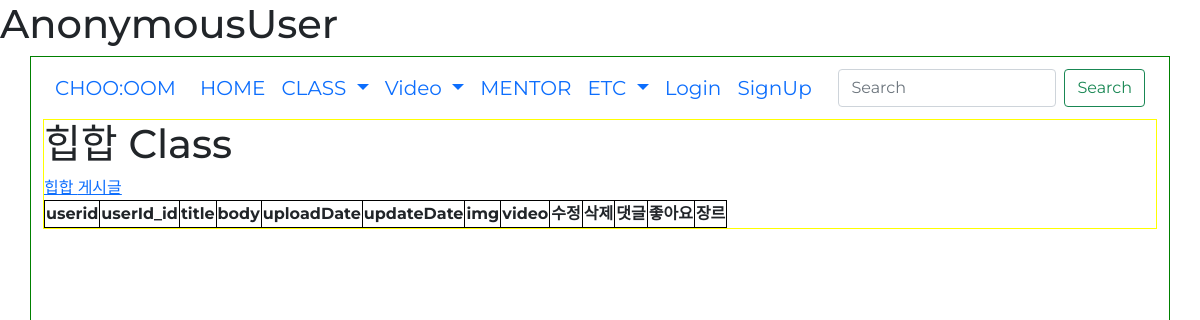
Before: /genre_course?genre_id=1 with the older database file.
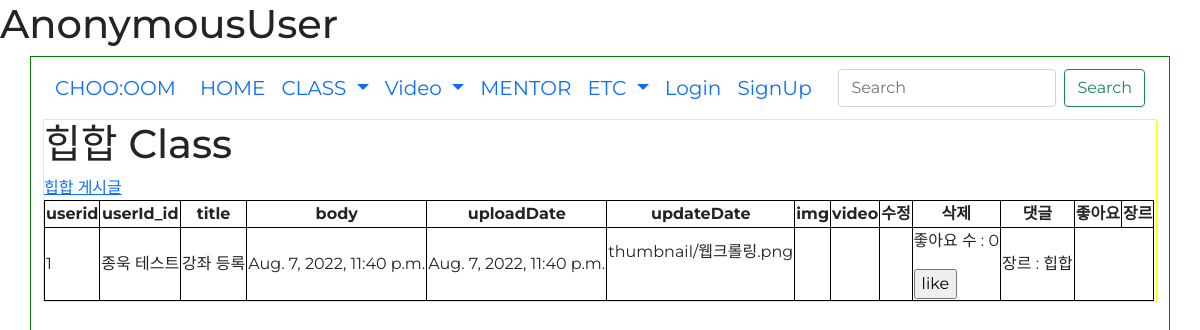
After: the same page with the newer database file.
### danceapp/models.py (models this page shows, shortened)
class Genre(models.Model):
    id = models.AutoField(primary_key=True, null=False) # pk
    name = models.CharField(max_length=20) # 장르 이름
    def __str__(self):
        return self.name

class Course(models.Model):
    userId = models.ForeignKey(userProfile, on_delete=models.CASCADE)
    title = models.CharField(max_length=200) # 제목
    body = models.TextField() # 게시물 설명
    uploadDate = models.DateTimeField(auto_now_add=True) # 처음 업로드 시간
    updateDate = models.DateTimeField(auto_now=True) # 수정 시간
    photo = models.ImageField(blank=True, null=True, upload_to='thumbnail') # 썸네일 # upload_to : static/blog_photo 로 저장해줘
    video = models.FileField(blank=True, null=True, upload_to='video') # 배포시에는 models.FilePathField()사용
    genreName = models.ForeignKey(Genre, null=True, on_delete=models.CASCADE) # 장르
    likes_user = models.ManyToManyField(userProfile, related_name='likes_course', blank=True) # 좋아요 누른 사람
    likes_count = models.PositiveIntegerField(default=0)
    register_user = models.ManyToManyField(userProfile, related_name='register_user', blank=True)
    register_count = models.PositiveIntegerField(default=0)
    maxRegCount = models.IntegerField(default=0, null=False)
    startDate = models.DateField(auto_now=False, auto_now_add=False)

### danceapp/views.py (the view)
# urls.py: path('genre_course', views.genre_course, name='genre_course'),
def genre_course(request):
    genre_id = request.GET.get('genre_id', None)
    genre = Genre.objects.get(id=int(genre_id))
    courses = Course.objects.filter().order_by('-updateDate')
    comment_form = CommentForm()
    context = {
        'genre':genre,
        'courses':courses,
        'comment_form':comment_form,
    }
    return render(request, 'genre_course.html', context)

### danceapp/forms.py
class CommentForm(forms.ModelForm):
    class Meta:
        model = Comment
        fields = ['comment']
    def __init__(self, *args, **kwargs):
        super(CommentForm, self).__init__(*args, **kwargs)
        self.fields['comment'].widget.attrs = {
            'class': 'form-control',
            'placeholder': "댓글 입력",
            'rows':2
        }

### danceapp/templates/genre_course.html (shortened to what this page needs)
{% extends 'base.html' %}
{% block content %}
{% load static %}
<h1>{{ genre.name }} Class</h1>
<a href="{% url 'genre_post' %}?genre_id={{genre.id}}">{{ genre.name}} 게시글</a>
<table border="1">
    <tr>
        <th>userid</th>
        <th>userId_id</th>
        <th>title</th>
        <th>body</th>
        <th>uploadDate</th>
        <th>updateDate</th>
        <th>img</th>
        <th>video</th>
        <th>수정</th>
        <th>삭제</th>
        <th>댓글</th>
        <th>좋아요</th>
        <th>장르</th>
    </tr>
    {% for course in courses %}
    {% if course.genreName.name == genre.name %}
    <tr>
        <td>{{ course.userId_id }}</td>
        <td>{{ course.title }}</td>
        <td>{{ course.body }}</td>
        <td>{{ course.uploadDate }}</td>
        <td>{{ course.updateDate }}</td>
        <td>
            {% if course.photo %}
            {{ course.photo }} <br>
            {% endif %}
        </td>
        <td>
        </td>
        <td>
        </td>
        <td>
        </td>
        <td>
            <form action="{% url 'course_likes' course.id %}" method="">
                <p>
                    좋아요 수 : {{ course.likes_count }}
                </p>
                {% if request.user in course.likes_user.all %}
                <input type="submit" value="dislike">
                {% else %}
                <input type="submit" value="like">
                {% endif %}
            </form>
        </td>
        <td>장르 : {{course.genreName}}</td>
    </tr>
    {% endif %}
    {% endfor %}
</table>
{% endblock %}

### danceapp/templates/base.html (shortened to what this page needs)
{% load static %}
<!DOCTYPE html>
<html lang="en">
<head>
    <link rel="stylesheet" href="{% static 'css/index.css' %}">
    <link href="https://cdn.jsdelivr.net/npm/bootstrap@5.1.3/dist/css/bootstrap.min.css" rel="stylesheet"
>
</head>
<body id="body">
    <h1>{{request.user}}</h1>
    <div class="container" id="main-container">
        <nav class="navbar navbar-expand-lg " id="nav-bar">
            <div class="container-fluid">
                <a class="navbar-brand" href="{% url 'index' %}">CHOO:OOM</a>
                <div class="collapse navbar-collapse" id="navbarSupportedContent">
                    <ul class="navbar-nav me-auto mb-2 mb-lg-0">
                        <li class="nav-item">
                            <a class="nav-link active" aria-current="page" href="{% url 'index' %}">HOME</a>
                        </li>
                        <li class="nav-item dropdown">
                            <a class="nav-link dropdown-toggle" href="#" id="navbarDropdown" role="button"
                                data-bs-toggle="dropdown" aria-expanded="false">
                                CLASS
                            </a>
                        </li>
                        <li class="nav-item dropdown">
                            <a class="nav-link dropdown-toggle" href="#" id="navbarDropdown" role="button"
                                data-bs-toggle="dropdown" aria-expanded="false">
                                Video
                            </a>
                        </li>
                        <li class="nav-item">
                            <a class="nav-link" href="#">MENTOR</a>
                        </li>
                        <li class="nav-item dropdown">
                            <a class="nav-link dropdown-toggle" href="#" id="navbarDropdown" role="button"
                                data-bs-toggle="dropdown" aria-expanded="false">
                                ETC
                            </a>
                        </li>
                        <li class="nav-item">
                            {% if request.user.is_authenticated %}
                            <a class="nav-link" href="{% url 'logout' %}">LogOut</a>
                            {% else %}
                            <a class="nav-link" href="{% url 'login' %}">Login</a>
                            {% endif %}
                        </li>
                        <li class="nav-item">
                            <a class="nav-link" href="{% url 'signup' %}">SignUp</a>
                        </li>
                    </ul>
                    <form class="d-flex">
                        <input class="form-control me-2" type="search" placeholder="Search" aria-label="Search">
                        <button class="btn btn-outline-success" type="submit">Search</button>
                    </form>
                </div>
            </div>
        </nav>
        <div class="container-fulid" id="main-body-container">
            {% block content %}
            {% endblock %}
        </div>
    </div>
</body>
</html>

### static/css/index.css (style rules this page uses)
* { font-family: 'Montserrat'; }
#main-container { background-size: cover; background-attachment: fixed; height: 100vh; display: flex; flex-direction: column; border: 1px solid green; }
#nav-bar { background-color: transparent; text-decoration: none; font-size: 20px; }
#main-body-container { border: 1px solid yellow; }
.container { padding-right: 30px; padding-left: 30px; margin-right: auto; margin-left: auto; }

### danceapp/templates/base.html (style rules this page uses)
table { border: 1px solid black; }
td, th { border: 1px solid black; }
th { text-align: center; }

Changed rows visible on the page:
added Course: userId_id "1", title "종욱 테스트", body "강좌 등록", uploadDate "Aug. 7, 2022, 11:40 p.m.", updateDate "Aug. 7, 2022, 11:40 p.m.", photo "thumbnail/웹크롤링.png", likes_count "0", genreName "힙합"
